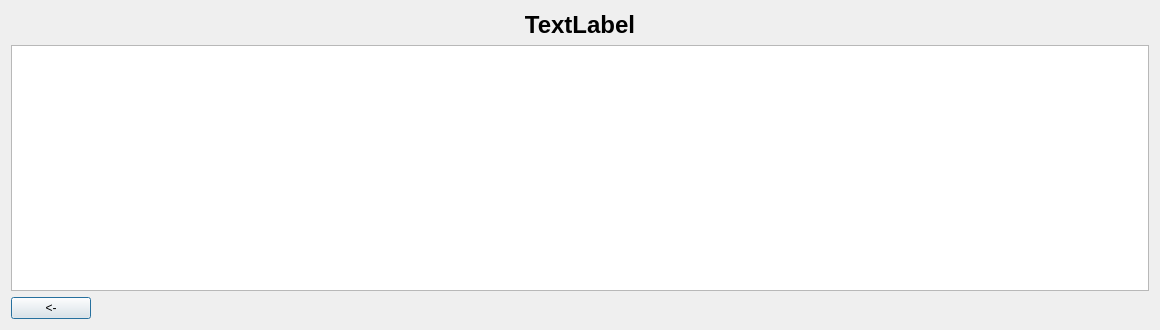
<?xml version="1.0" encoding="UTF-8"?>
<ui version="4.0">
 <class>PlantDialog</class>
 <widget class="QDialog" name="PlantDialog">
  <property name="geometry">
   <rect>
    <x>0</x>
    <y>0</y>
    <width>1160</width>
    <height>330</height>
   </rect>
  </property>
  <property name="windowTitle">
   <string>Dialog</string>
  </property>
  <property name="autoFillBackground">
   <bool>false</bool>
  </property>
  <layout class="QVBoxLayout" name="verticalLayout">
   <item>
    <widget class="QLabel" name="label">
     <property name="font">
      <font>
       <pointsize>18</pointsize>
       <bold>true</bold>
      </font>
     </property>
     <property name="autoFillBackground">
      <bool>false</bool>
     </property>
     <property name="text">
      <string>TextLabel</string>
     </property>
     <property name="alignment">
      <set>Qt::AlignmentFlag::AlignCenter</set>
     </property>
    </widget>
   </item>
   <item>
    <widget class="QTextEdit" name="textEdit">
     <property name="readOnly">
      <bool>true</bool>
     </property>
    </widget>
   </item>
   <item>
    <layout class="QHBoxLayout" name="horizontalLayout">
     <item>
      <widget class="QPushButton" name="pushButton">
       <property name="text">
        <string>&lt;-</string>
       </property>
      </widget>
     </item>
     <item>
      <spacer name="horizontalSpacer">
       <property name="orientation">
        <enum>Qt::Orientation::Horizontal</enum>
       </property>
       <property name="sizeHint" stdset="0">
        <size>
         <width>40</width>
         <height>20</height>
        </size>
       </property>
      </spacer>
     </item>
    </layout>
   </item>
  </layout>
 </widget>
 <resources/>
 <connections/>
</ui>
